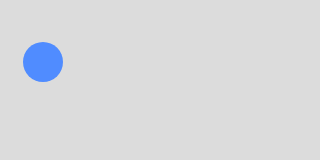
Frame 1 (no input)
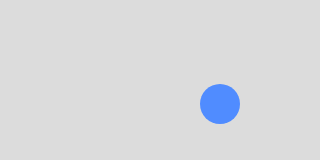
Frame 60 (no input)
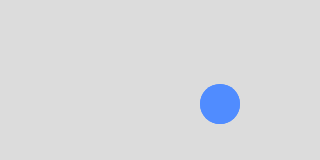
Frame 120 (the mouse pressed at the canvas centre since frame 60)

The p5.js sketch that drew these frames (run headless with seeded random() and noise() and a simulated clock; from frame 60 on, the mouse is pressed at the canvas centre):

// p5.js sketch
// ── sketch.js
let x = 40;
let y = 60;
let vx = 3;
let vy = 2;
let stop = false


function setup() {
    createCanvas(320, 160);
    noStroke();
    fill(80, 140, 255);
}

function draw() {

    if (!stop) {
        background(220);

        x += vx;
        y += vy;
        let radius = 40 / 2

        if (x + radius > width || x - radius < 0) vx = -vx
        if (y + radius > height || y - radius< 0) vy = -vy

        circle(x, y, 40)
    }
}


function mousePressed() {
    stop = !stop
    circle(x, y, 40)
}
